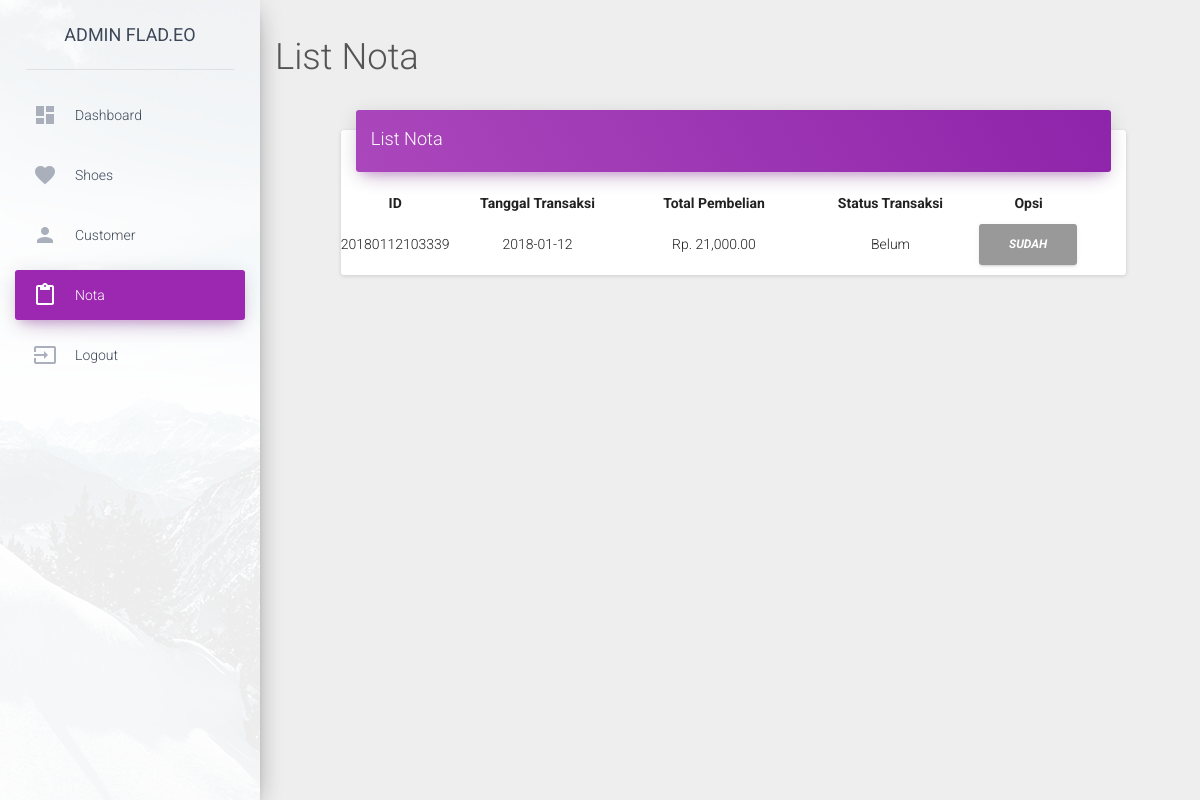
/index.php/admin/nota, run on the app's committed database.
### tables this page shows
CREATE TABLE `nota` (
  `id_nota` bigint(32) NOT NULL,
  `tanggal_transaksi` date DEFAULT NULL,
  `total_pembelian` int(50) NOT NULL,
  `status` varchar(10) NOT NULL
);

### application/controllers/Admin.php (called while the page is built, shortened)
<?php
    class Admin extends CI_Controller {
        public function __construct() {
            $this->load->model('barang');
        }
        public function nota() {
            $this->load->model('m_crud');
            $data['nota'] = $this->m_crud->view('nota')->result();
            $this->load->view('admin/nota', $data);
        }
    }

### index.php (called while the page is built, shortened)
<?php
require_once BASEPATH.'core/CodeIgniter.php';

### application/models/m_crud.php (called while the page is built, shortened)
<?php
class M_crud extends CI_Model
{
	function view($table)
	{
		return $this->db->get($table);
	}
}
?>

### application/views/admin/nota.php (the view, shortened to what this page needs)
<!DOCTYPE html>
<head>
    <link href="<?php echo base_url(); ?>assets/css/bootstrap.min.css" rel="stylesheet" />
    <link href="<?php echo base_url(); ?>assets/css/material-dashboard.css?v=1.2.0" rel="stylesheet" />
    <link href="http://maxcdn.bootstrapcdn.com/font-awesome/latest/css/font-awesome.min.css" rel="stylesheet">
</head>
<body>
        <div class="wrapper">
        <div class="sidebar" data-color="purple" data-image="<?php echo base_url(); ?>assets/img/sidebar-1.jpg">
        <div class="logo">
            <a href="<?php echo base_url(); ?>index.php/admin/admin_toko" class="simple-text">
                Admin Flad.eo
            </a>
        </div>
        <div class="sidebar-wrapper">
            <ul class="nav">
                <li>
                    <a href="<?php echo base_url(); ?>index.php/admin/dashboard">
                        <i class="material-icons">dashboard</i>
                        <p>Dashboard</p>
                    </a>
                </li>
            <li>
                    <a href="<?php echo base_url(); ?>index.php/admin/shoes">
                        <i class="material-icons">favorite</i>
                        <p>Shoes</p>
                    </a>
                </li>
                <li>
                    <a href="<?php echo base_url(); ?>index.php/admin/customer">
                        <i class="material-icons text-gray">person</i>
                        <p>Customer</p>
                    </a>
                </li>
                <li class="active">
                    <a href="<?php echo base_url(); ?>index.php/admin/nota">
                        <i class="material-icons text-gray">content_paste</i>
                        <p>Nota</p>
                    </a>
                </li>
                <li>
                    <a href="<?php echo base_url(); ?>index.php/admin/logout">
                        <i class="material-icons text-gray">input</i>
                        <p>Logout</p>
                    </a>
                </li>
            </ul>
        </div>
    </div>
         <div class="main-panel">
            <nav class="navbar navbar-transparent navbar-absolute">
                <div class="container-fluid">
                    <div class="navbar-header">
                        <h2>List Nota</h2>
                    </div>
                    <div class="collapse navbar-collapse">
                    </div>
                </div>
            </nav>
            <br>
            <br>
            <br>
            <br>
            <br>
            <div class="row" style="margin-left: 7%;">
            <div class="col col-lg-11 col-md-11">
                <div class="card card-nav-tabs">
                    <div class="card-header" data-background-color="purple">
                        <h4 class="title">List Nota</h4>
                    </div>
                    <br><form class="tabel" method="GET">
                    <table width="94%" class="w3-table-all" id="tabel" name="tabel">
                    <tr class="w3-blue">
                        <th width="50px"><center>ID</center></th>
                        <th width="200px"><center>Tanggal Transaksi</center></th>
                        <th width="200px"><center>Total Pembelian</center></th>
                        <th width="200px"><center>Status Transaksi</center></th>
                        <th width="50px" colspan="2"><center>Opsi</center></th>
                    </tr>
                    <?php
                        foreach ($nota as $n) {
                            echo '
                            <tr class="delete_row">
                                <td><center>'.$n->id_nota.'</center></td>
                                <td><center>'.$n->tanggal_transaksi.'</center></td>
                                <td><center>Rp. '.number_format($n->total_pembelian, 2).'</center></td>
                                <td><center>'.($n->status==1?'Sudah':'Belum').'</center></td>               <td scope="col"><div align="center"><a href="'.base_url().'index.php/admin/update_status_nota_action/'.$n->id_nota.'/'.$n->status.'" name="update" class="btn success" id="update"><em><strong>'.($n->status == 1 ? 'Belum':'Sudah').'</strong></em></a></div></td>
                                </tr>
                            ';
                        }
                    ?>
                    </table>
                    </form>
                    </div>
</body>
</html>

### data on the page
nota: id_nota "20180112103339", tanggal_transaksi "2018-01-12", total_pembelian "21,000.00", status "Belum"
